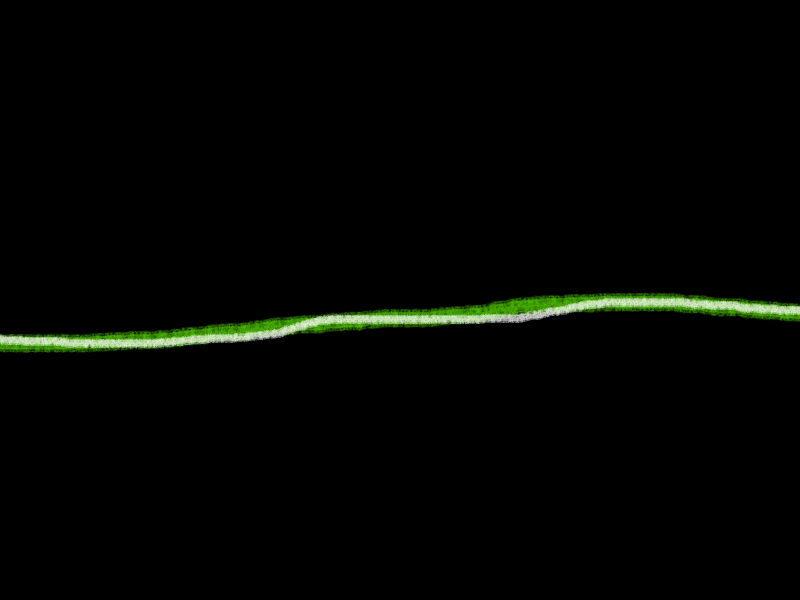
//> input picture PM_test_1.png, 800 x 600 px
$ ./opencv_test   (built with g++ and OpenCV 4)
//> lines starting //> are read from the running program, lines starting //| are printed output that depends on the picture; after the words box and inside, x2 and y2 are one past the last pixel; in counts of white or black regions, pixels touching at a corner belong together
// opencv test.cpp : This file contains the 'main' function. Program execution begins and ends there.
//

#include <opencv2/imgcodecs.hpp>
#include <opencv2/highgui.hpp>
#include <opencv2/imgproc.hpp>
#include <iostream>

using namespace cv;
using namespace std;

int main_img()
{
    string path = "Resources/test.png";
    Mat img = imread(path);
    imshow("Image", img);
    waitKey(0);
    return 0;
}

int main_vid() {
    string path = "Resources/vid.mp4";
    VideoCapture cap(path);
    Mat img;

    while (true){
        cap.read(img);
        imshow("Image", img);
        waitKey(10);
    }
    return 0;
}

int main_cam() {
    VideoCapture cap(0);
    Mat img;

    while (true) {
        cap.read(img);
        imshow("Image", img);
        waitKey(10);
    }
    return 0;
}

int main() {
    string path = "Resources/PM_test_1.png";
    Mat img = imread(path);
//> img is the input picture: 600 rows x 800 cols, CV_8UC3; mean B, G, R 2.3, 5, 3.3


    int optimize = 0;
    int tag = 1;
    // Brightest array setup
    int *maxrow_arr = (int *)malloc(sizeof(int) * img.cols);
    for (int i = 0; i < img.cols; i++) {
        maxrow_arr[i] = -1;
    }

    if (optimize) {
        //float thrcols[1] = { 0.5 };
        float thrcols[3] = { 0.25, 0.5, 0.75 };
        float thrscale = 0.7;
        int thrsum = 0;
        int thrcnt = 0;

        // Bruteforce threshold columns
        // Get brightness threshold
        for (float ratio : thrcols) {
            int maxrow = 0;
            int maxbr = 0;
            int i = (int)(ratio * img.cols);
            for (int j = 0; j < img.rows; j++) {
                Vec3b& px = img.at<Vec3b>(j, i);
                if (px[0] + px[1] + px[2] > maxbr) {
                    maxbr = px[0] + px[1] + px[2];
                    maxrow = j;
                }
            }
            maxrow_arr[i] = maxrow;
            thrsum += maxbr;
            thrcnt += 1;

            if (tag) {
                Vec3b& px = img.at<Vec3b>(maxrow, i);
                px.val[0] = 0;
                px.val[1] = 0;
                px.val[2] = 255;
            }
        }

        // Optimization constants
        int thr = (int)(thrscale * thrsum / thrcnt);
        int voffset = 8;
        int hoffset = 8;


        // Left pass
        for (int i = (int)(0.5*img.cols - 1); i >= 0; i--) {
            int maxrow = 0;
            int maxbr = 0;
            //// TODO
        }

        // Right pass
        //// TODO

    }
    else {
        for (int i = 0; i < img.cols; i++) {
            int maxrow = 0;
            int maxbr = 0;
            for (int j = 0; j < img.rows; j++) {
                Vec3b& px = img.at<Vec3b>(j, i);
                if (px[0] + px[1] + px[2] > maxbr) {
                    maxbr = px[0] + px[1] + px[2];
                    maxrow = j;
                }
            }
            maxrow_arr[i] = maxrow;

            if (tag) {
                Vec3b& px = img.at<Vec3b>(maxrow, i);
                px.val[0] = 0;
                px.val[1] = 0;
                px.val[2] = 255;
            }
        }
//> this loop made 800 passes
//> (maxbr, maxrow) on passes 1 to 12: (627, 338), (648, 341), (660, 340), (608, 339), (605, 338), (619, 340), (605, 340), (629, 338), (608, 338), (645, 341), (635, 338), (627, 340)
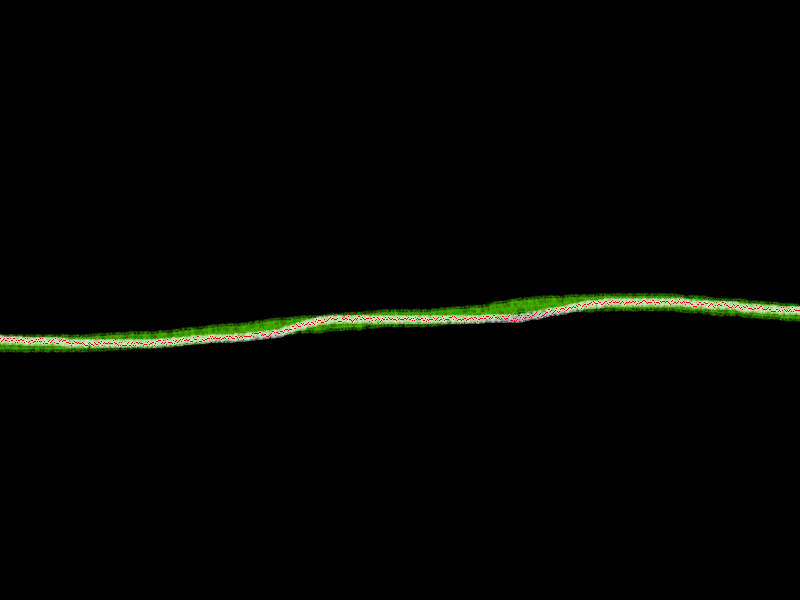
//> img: 600 rows x 800 cols, CV_8UC3; 0.17% of pixels changed, all inside (x1, y1, x2, y2) = (0, 299, 800, 346)
    }

    for (int i = 0; i < img.cols; i++) {
        cout << maxrow_arr[i] << ", ";
    }
//> this loop made 800 passes
//| 338, 341, 340, 339, 338, 340, 340, 338,
//> (output is shown up to pass 8 of 800)
    imshow("Image", img);

    waitKey(0);
    return 0;
}

$ run again, with PM_test_2.png copied over PM_test_1.png
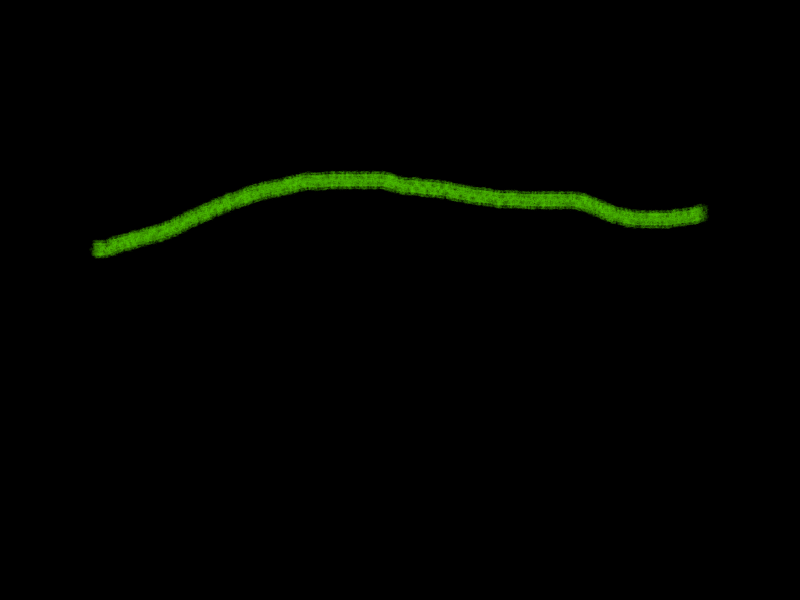
//> input picture PM_test_2.png, 800 x 600 px
//> img is the input picture: 600 rows x 800 cols, CV_8UC3; mean B, G, R 0, 3.1, 1.2
//> the loop `for (int i = 0; i < img.cols; i++)` made 800 passes
//> after the loop `for (int i = 0; i < img.cols; i++)`:
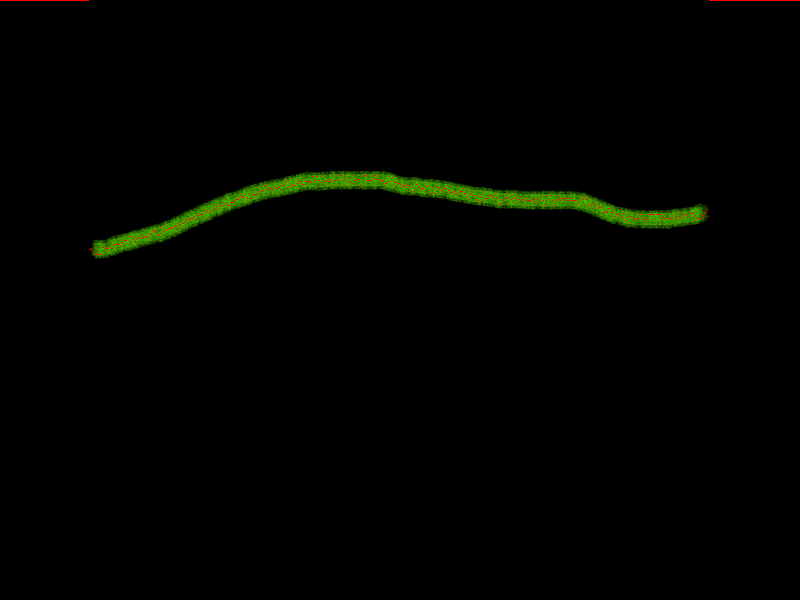
//> img: 600 rows x 800 cols, CV_8UC3; 0.17% of pixels changed, all inside (x1, y1, x2, y2) = (0, 0, 800, 255)
//> the loop `for (int i = 0; i < img.cols; i++)` made 800 passes
//| 0, 0, 0, 0, 0,
//> (output is shown up to pass 5 of 800)
